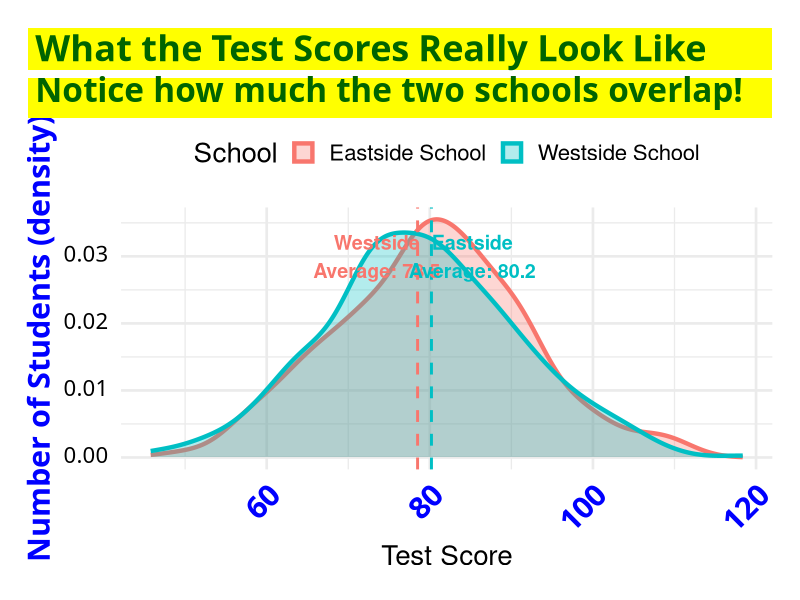
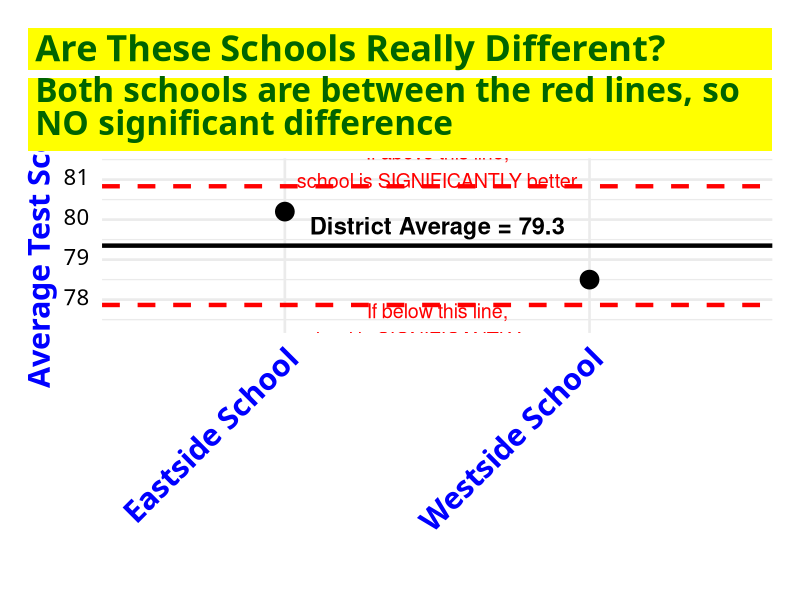
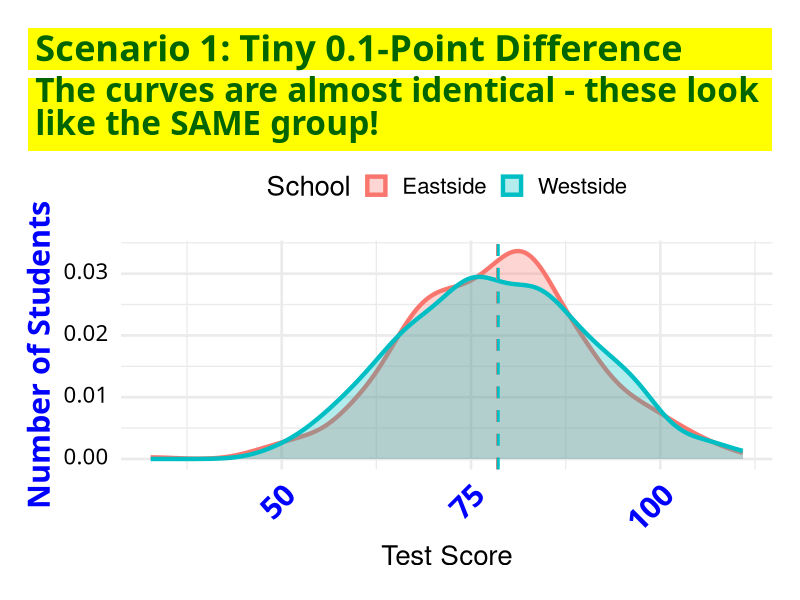
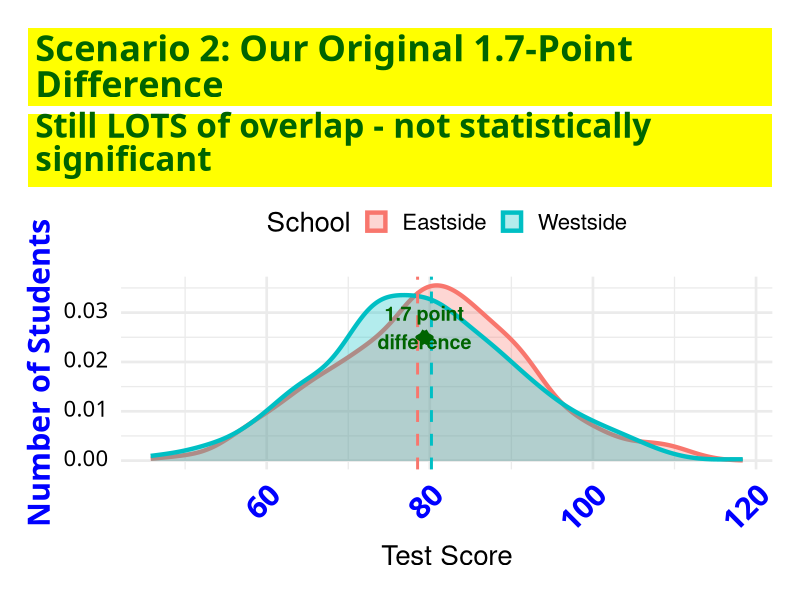
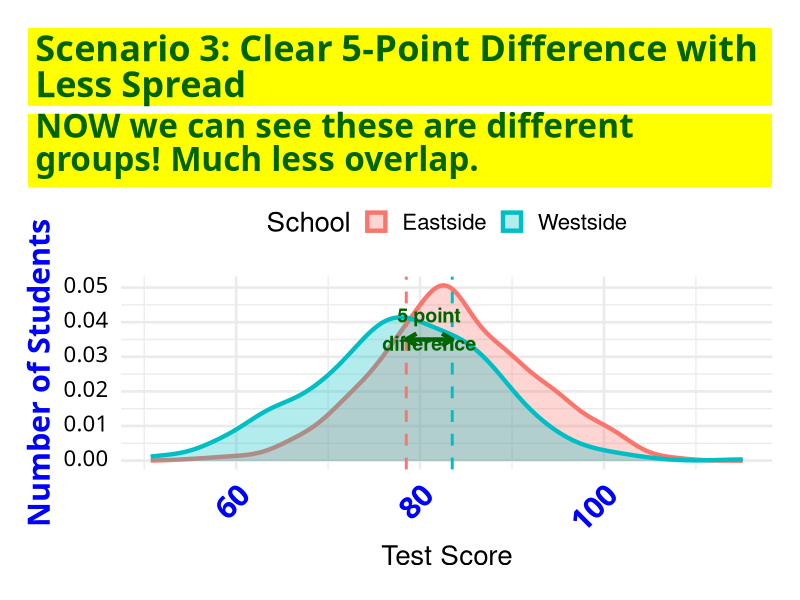
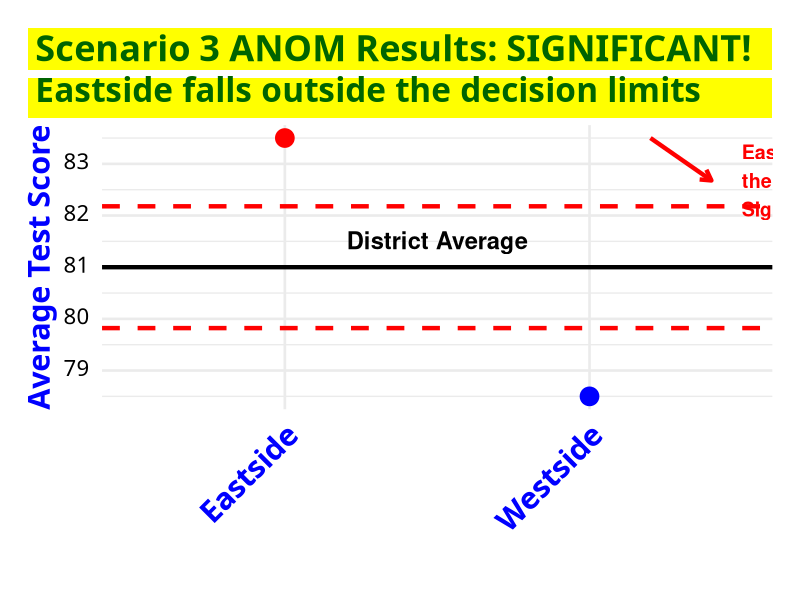
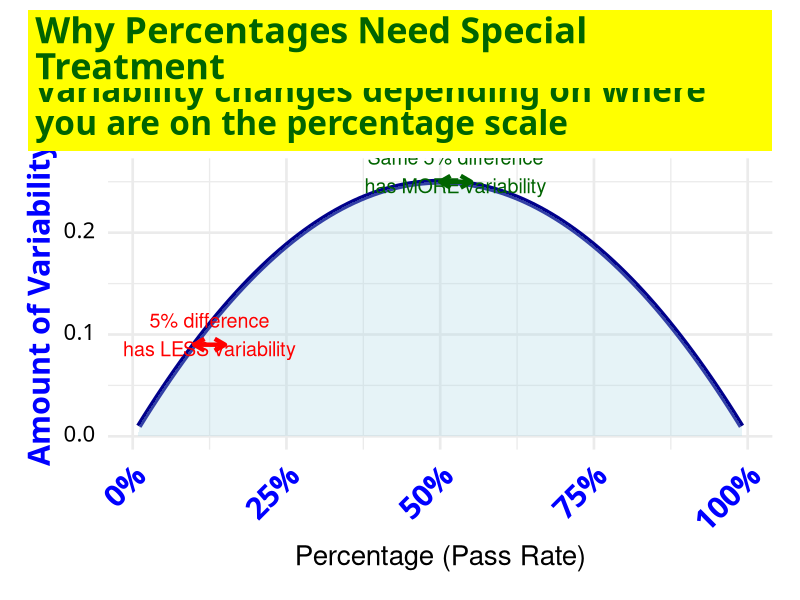

Reproduce these figures in R, in order.
## ---- chunk 1
#| label: setup
#| include: false
# R version 4.4.3 (2025-02-28)
# Platform: x86_64-apple-darwin20
# Running under: macOS Sequoia 15.6.1
# Rstudio 2025.9.2.418 (Cucumberleaf Sunflower)
# 

# Prevent scientific notation globally
options(scipen = 999)
options(device = "quartz")  # macOS native graphics device
options(tigris_use_cache = TRUE)

# install.packages(c("mapview", "survey", "srvyr", "arcgislayers"))

# census_api_key("95496766c51541ee6f402c1e1a8658581285b759", install = TRUE, overwrite = TRUE)


# load libraries



# Force dplyr's select to take precedence
select <- dplyr::select
filter <- dplyr::filter


# Set global theme for consistent plots
ggplot2::theme_set(
  ggplot2::theme_minimal(base_size = 20) + 
    ggplot2::theme(
      axis.text.x = ggtext::element_markdown(
        family = "Cabin",
        face = "bold",
        color = "blue",
        size = 22,
        angle = 45,
        hjust = 1),
      axis.title.y = ggtext::element_markdown(
        family = "Cabin",
        face = "bold",
        color = "blue",
        size = 22),
      plot.title.position = "plot",
      plot.title = ggtext::element_textbox_simple(
        family = "Cabin",
        face = "bold",
        color = "darkgreen",
        size = 26,
        fill = "yellow",
        lineheight = 1.0,
        padding = ggplot2::margin(5.5, 5.5, 0.0, 5.5),
        margin = ggplot2::margin(0, 0, 5.5, 0)
      ),
      plot.subtitle = ggtext::element_textbox_simple(
        family = "Cabin",
        color = "darkgreen",
        face = "bold",
        size = 24,
        fill = "yellow",
        lineheight = 1.0,
        padding = ggplot2::margin(0.0, 5.5, 5.5, 5.5),
        margin = ggplot2::margin(0, 0, 5.5, 0)
      ),
      plot.caption = ggtext::element_markdown(
        family = "Cabin",
        size = 16,
        hjust = 1,
        color = "darkblue",
        face = "italic",
        fill = "yellow",
        lineheight = 1.0
      ),
      strip.text = ggtext::element_markdown(
        family = "Cabin",
        color = "orange",
        size = ggplot2::rel(1.1),
        face = "italic",
        margin = ggplot2::margin(2, 
                                 0, 
                                 0.5,
                                 0,
                                 "lines")),
      axis.text = ggtext::element_markdown(
        family = "Cabin",
        color = "black"),
      panel.background = ggplot2::element_rect(fill = "white", color = NA),
      plot.background = ggplot2::element_rect(fill = "white", color = NA),
      legend.position = "bottom",
      panel.spacing.x = grid::unit(1.5,
                                   "cm"),
      panel.spacing.y = grid::unit(1.5,
                                   "cm"),
      plot.margin = ggplot2::margin(20,
                                    20,
                                    20,
                                    20,
                                    "pt")
  )
)




# Set seed for reproducibility
set.seed(123)

## ---- chunk 2
#| echo: false
#| warning: false
#| fig-height: 8

# Set parameters for our story
westside_mean <- 78.5
westside_sd <- 12.3
eastside_mean <- 80.2
eastside_sd <- 11.6
n_students <- 500

# Generate actual student scores for visualization
westside_scores <- stats::rnorm(n = n_students,
                                mean = westside_mean,
                                sd = westside_sd)
eastside_scores <- stats::rnorm(n = n_students,
                                mean = eastside_mean,
                                sd = eastside_sd)

# Create a data frame for plotting
scores_df <- data.frame(
  score = c(westside_scores, eastside_scores),
  school = rep(c("Westside School", "Eastside School"),
               each = n_students))

# Create overlapping density plot
ggplot2::ggplot(data = scores_df,
                mapping = ggplot2::aes(x = score,
                                       fill = school,
                                       color = school)) +
  ggplot2::geom_density(alpha = 0.3,
                        linewidth = 1.5) +
  ggplot2::geom_vline(xintercept = westside_mean,
                      color = "#F8766D",
                      linetype = "dashed",
                      linewidth = 1) +
  ggplot2::geom_vline(xintercept = eastside_mean,
                      color = "#00BFC4",
                      linetype = "dashed",
                      linewidth = 1) +
  ggplot2::annotate(geom = "text",
                    x = westside_mean - 5,
                    y = 0.030,
                    label = paste("Westside\nAverage:", westside_mean),
                    size = 5,
                    color = "#F8766D",
                    fontface = "bold") +
  ggplot2::annotate(geom = "text",
                    x = eastside_mean + 5,
                    y = 0.030,
                    label = paste("Eastside\nAverage:", eastside_mean),
                    size = 5,
                    color = "#00BFC4",
                    fontface = "bold") +
  ggplot2::labs(
    title = "What the Test Scores Really Look Like",
    subtitle = "Notice how much the two schools overlap!",
    x = "Test Score",
    y = "Number of Students (density)",
    fill = "School",
    color = "School") +
  ggplot2::theme(legend.position = "top")

## ---- chunk 3
#| echo: false
#| warning: false

# Calculate overall average across both schools
overall_n <- n_students * 2
overall_mean <- (westside_mean * n_students + eastside_mean * n_students) / overall_n

# Calculate pooled standard deviation
pooled_sd <- sqrt(((n_students - 1) * westside_sd^2 + 
                   (n_students - 1) * eastside_sd^2) /
                  (n_students * 2 - 2))

# Calculate critical value
alpha <- 0.05
critical_value <- stats::qt(1 - alpha / 2,
                            df = n_students * 2 - 2)

# Calculate decision limits
upper_limit <- overall_mean + critical_value * pooled_sd * 
  sqrt(1 / n_students + 1 / n_students)
lower_limit <- overall_mean - critical_value * pooled_sd * 
  sqrt(1 / n_students + 1 / n_students)

# Create data frame for ANOM plot
anom_df <- data.frame(
  school = c("Westside School", "Eastside School"),
  mean = c(westside_mean, eastside_mean),
  n = c(n_students, n_students))

anom_df$significant <- (anom_df$mean > upper_limit) | 
  (anom_df$mean < lower_limit)

# Create ANOM plot
ggplot2::ggplot(data = anom_df,
                mapping = ggplot2::aes(x = school,
                                       y = mean,
                                       color = significant)) +
  ggplot2::geom_point(size = 6) +
  ggplot2::geom_hline(yintercept = overall_mean,
                      linetype = "solid",
                      linewidth = 1.5) +
  ggplot2::geom_hline(yintercept = upper_limit,
                      linetype = "dashed",
                      linewidth = 1.5,
                      color = "red") +
  ggplot2::geom_hline(yintercept = lower_limit,
                      linetype = "dashed",
                      linewidth = 1.5,
                      color = "red") +
  ggplot2::annotate(geom = "text",
                    x = 1.5,
                    y = overall_mean + 0.5,
                    label = paste("District Average =", round(overall_mean, 1)),
                    size = 6,
                    fontface = "bold") +
  ggplot2::annotate(geom = "text",
                    x = 1.5,
                    y = upper_limit + 0.5,
                    label = "If above this line,\nschool is SIGNIFICANTLY better",
                    size = 5,
                    color = "red") +
  ggplot2::annotate(geom = "text",
                    x = 1.5,
                    y = lower_limit - 0.5,
                    label = "If below this line,\nschool is SIGNIFICANTLY worse",
                    size = 5,
                    color = "red") +
  ggplot2::scale_color_manual(values = c("black", "red")) +
  ggplot2::labs(
    title = "Are These Schools Really Different?",
    subtitle = "Both schools are between the red lines, so NO significant difference",
    y = "Average Test Score",
    x = "") +
  ggplot2::theme(legend.position = "none")

## ---- chunk 4
#| echo: false
#| warning: false

cohens_d <- (eastside_mean - westside_mean) / pooled_sd
overlap_pct <- 2 * stats::pnorm(-abs(cohens_d) / 2) * 100

results_df <- data.frame(
  "What We're Looking At" = c(
    "District Average",
    "Westside Average",
    "Eastside Average",
    "Difference",
    "Upper Decision Limit",
    "Lower Decision Limit",
    "Percent of Scores That Overlap",
    "Is the difference significant?"),
  "The Numbers" = c(
    round(overall_mean, 1),
    westside_mean,
    eastside_mean,
    round(eastside_mean - westside_mean, 1),
    round(upper_limit, 1),
    round(lower_limit, 1),
    paste0(round(overlap_pct, 0), "%"),
    "NO - Too small to be sure it's real"))

results_df |>
  flextable::flextable() |>
  flextable::set_header_labels(
    What.We.re.Looking.At = "What We're Looking At",
    The.Numbers = "The Numbers") |>
  flextable::theme_booktabs() |>
  flextable::width(j = 1, width = 3) |>
  flextable::width(j = 2, width = 2) |>
  flextable::align(align = "left", part = "all") |>
  flextable::bold(part = "header") |>
  flextable::bg(i = 8, bg = "#FFE4B5", part = "body") |>
  flextable::bold(i = 8, part = "body")

## ---- chunk 5
#| echo: false
#| warning: false
#| fig-height: 8

# Scenario 1: Very small difference
west_mean_s1 <- 78.5
east_mean_s1 <- 78.6  # Only 0.1 difference!
sd_both_s1 <- 12.0

# Generate scores
west_scores_s1 <- stats::rnorm(n = n_students,
                               mean = west_mean_s1,
                               sd = sd_both_s1)
east_scores_s1 <- stats::rnorm(n = n_students,
                               mean = east_mean_s1,
                               sd = sd_both_s1)

scores_s1 <- data.frame(
  score = c(west_scores_s1, east_scores_s1),
  school = rep(c("Westside", "Eastside"),
               each = n_students))

# Plot
ggplot2::ggplot(data = scores_s1,
                mapping = ggplot2::aes(x = score,
                                       fill = school,
                                       color = school)) +
  ggplot2::geom_density(alpha = 0.3,
                        linewidth = 1.5) +
  ggplot2::geom_vline(xintercept = west_mean_s1,
                      color = "#F8766D",
                      linetype = "dashed",
                      linewidth = 1) +
  ggplot2::geom_vline(xintercept = east_mean_s1,
                      color = "#00BFC4",
                      linetype = "dashed",
                      linewidth = 1) +
  ggplot2::labs(
    title = "Scenario 1: Tiny 0.1-Point Difference",
    subtitle = "The curves are almost identical - these look like the SAME group!",
    x = "Test Score",
    y = "Number of Students",
    fill = "School",
    color = "School") +
  ggplot2::theme(legend.position = "top")

## ---- chunk 6
#| echo: false
#| warning: false
#| fig-height: 8

# Back to original scenario
scores_s2 <- data.frame(
  score = c(westside_scores, eastside_scores),
  school = rep(c("Westside", "Eastside"),
               each = n_students))

ggplot2::ggplot(data = scores_s2,
                mapping = ggplot2::aes(x = score,
                                       fill = school,
                                       color = school)) +
  ggplot2::geom_density(alpha = 0.3,
                        linewidth = 1.5) +
  ggplot2::geom_vline(xintercept = westside_mean,
                      color = "#F8766D",
                      linetype = "dashed",
                      linewidth = 1) +
  ggplot2::geom_vline(xintercept = eastside_mean,
                      color = "#00BFC4",
                      linetype = "dashed",
                      linewidth = 1) +
  ggplot2::annotate(geom = "segment",
                    x = westside_mean,
                    xend = eastside_mean,
                    y = 0.025,
                    yend = 0.025,
                    arrow = grid::arrow(ends = "both",
                                       length = grid::unit(0.3, "cm")),
                    color = "darkgreen",
                    linewidth = 1.5) +
  ggplot2::annotate(geom = "text",
                    x = (westside_mean + eastside_mean) / 2,
                    y = 0.027,
                    label = "1.7 point\ndifference",
                    size = 5,
                    color = "darkgreen",
                    fontface = "bold") +
  ggplot2::labs(
    title = "Scenario 2: Our Original 1.7-Point Difference",
    subtitle = "Still LOTS of overlap - not statistically significant",
    x = "Test Score",
    y = "Number of Students",
    fill = "School",
    color = "School") +
  ggplot2::theme(legend.position = "top")

## ---- chunk 7
#| echo: false
#| warning: false
#| fig-height: 8

# Scenario 3: Larger difference with less spread
west_mean_s3 <- 78.5
east_mean_s3 <- 83.5  # 5 point difference
sd_both_s3 <- 9.5     # Less spread

# Generate scores
west_scores_s3 <- stats::rnorm(n = n_students,
                               mean = west_mean_s3,
                               sd = sd_both_s3)
east_scores_s3 <- stats::rnorm(n = n_students,
                               mean = east_mean_s3,
                               sd = sd_both_s3)

scores_s3 <- data.frame(
  score = c(west_scores_s3, east_scores_s3),
  school = rep(c("Westside", "Eastside"),
               each = n_students))

# Plot
ggplot2::ggplot(data = scores_s3,
                mapping = ggplot2::aes(x = score,
                                       fill = school,
                                       color = school)) +
  ggplot2::geom_density(alpha = 0.3,
                        linewidth = 1.5) +
  ggplot2::geom_vline(xintercept = west_mean_s3,
                      color = "#F8766D",
                      linetype = "dashed",
                      linewidth = 1) +
  ggplot2::geom_vline(xintercept = east_mean_s3,
                      color = "#00BFC4",
                      linetype = "dashed",
                      linewidth = 1) +
  ggplot2::annotate(geom = "segment",
                    x = west_mean_s3,
                    xend = east_mean_s3,
                    y = 0.035,
                    yend = 0.035,
                    arrow = grid::arrow(ends = "both",
                                       length = grid::unit(0.3, "cm")),
                    color = "darkgreen",
                    linewidth = 1.5) +
  ggplot2::annotate(geom = "text",
                    x = (west_mean_s3 + east_mean_s3) / 2,
                    y = 0.038,
                    label = "5 point\ndifference",
                    size = 5,
                    color = "darkgreen",
                    fontface = "bold") +
  ggplot2::labs(
    title = "Scenario 3: Clear 5-Point Difference with Less Spread",
    subtitle = "NOW we can see these are different groups! Much less overlap.",
    x = "Test Score",
    y = "Number of Students",
    fill = "School",
    color = "School") +
  ggplot2::theme(legend.position = "top")

## ---- chunk 8
#| echo: false
#| warning: false

# Calculate stats for scenario 3
overall_mean_s3 <- (west_mean_s3 + east_mean_s3) / 2
pooled_sd_s3 <- sd_both_s3
critical_value_s3 <- stats::qt(0.975,
                               df = n_students * 2 - 2)
upper_limit_s3 <- overall_mean_s3 + critical_value_s3 * pooled_sd_s3 * 
  sqrt(2 / n_students)
lower_limit_s3 <- overall_mean_s3 - critical_value_s3 * pooled_sd_s3 * 
  sqrt(2 / n_students)

anom_df_s3 <- data.frame(
  school = c("Westside", "Eastside"),
  mean = c(west_mean_s3, east_mean_s3))

# ANOM plot for scenario 3
ggplot2::ggplot(data = anom_df_s3,
                mapping = ggplot2::aes(x = school,
                                       y = mean)) +
  ggplot2::geom_point(size = 6,
                      color = c("blue", "red")) +
  ggplot2::geom_hline(yintercept = overall_mean_s3,
                      linetype = "solid",
                      linewidth = 1.5) +
  ggplot2::geom_hline(yintercept = upper_limit_s3,
                      linetype = "dashed",
                      linewidth = 1.5,
                      color = "red") +
  ggplot2::geom_hline(yintercept = lower_limit_s3,
                      linetype = "dashed",
                      linewidth = 1.5,
                      color = "red") +
  ggplot2::annotate(geom = "text",
                    x = 1.5,
                    y = overall_mean_s3,
                    label = "District Average",
                    size = 6,
                    fontface = "bold",
                    vjust = -1) +
  ggplot2::annotate(geom = "segment",
                    x = 2.2,
                    xend = 2.4,
                    y = east_mean_s3,
                    yend = upper_limit_s3 + 0.5,
                    arrow = grid::arrow(length = grid::unit(0.3, "cm")),
                    color = "red",
                    linewidth = 1.5) +
  ggplot2::annotate(geom = "text",
                    x = 2.5,
                    y = upper_limit_s3 + 0.5,
                    label = "Eastside is ABOVE\nthe red line!\nSignificant difference!",
                    size = 5,
                    color = "red",
                    fontface = "bold",
                    hjust = 0) +
  ggplot2::labs(
    title = "Scenario 3 ANOM Results: SIGNIFICANT!",
    subtitle = "Eastside falls outside the decision limits",
    y = "Average Test Score",
    x = "") 


## ---- chunk 9
#| echo: false
#| warning: false

cohens_d_s1 <- 0.1 / sd_both_s1
cohens_d_s2 <- (eastside_mean - westside_mean) / pooled_sd
cohens_d_s3 <- (east_mean_s3 - west_mean_s3) / pooled_sd_s3

overlap_s1 <- 2 * stats::pnorm(-abs(cohens_d_s1) / 2) * 100
overlap_s2 <- 2 * stats::pnorm(-abs(cohens_d_s2) / 2) * 100
overlap_s3 <- 2 * stats::pnorm(-abs(cohens_d_s3) / 2) * 100

comparison_df <- data.frame(
  "Scenario" = c(
    "1: Tiny Difference",
    "2: Small Difference (Our Original)",
    "3: Clear Difference"),
  "Difference in Averages" = c("0.1 points", "1.7 points", "5.0 points"),
  "How Spread Out Scores Are" = c("Very spread (SD=12)", 
                                   "Very spread (SD=12)", 
                                   "Less spread (SD=9.5)"),
  "Percent Overlap" = c(
    paste0(round(overlap_s1, 0), "%"),
    paste0(round(overlap_s2, 0), "%"),
    paste0(round(overlap_s3, 0), "%")),
  "Can We Detect It?" = c("NO", "NO", "YES!"))

comparison_df |>
  flextable::flextable() |>
  flextable::set_header_labels(
    Scenario = "Scenario",
    Difference.in.Averages = "Difference in Averages",
    How.Spread.Out.Scores.Are = "How Spread Out Scores Are",
    Percent.Overlap = "Percent Overlap",
    Can.We.Detect.It. = "Can We Detect It?") |>
  flextable::theme_booktabs() |>
  flextable::width(j = 1, width = 2) |>
  flextable::width(j = 2:5, width = 1.5) |>
  flextable::align(align = "center", part = "body") |>
  flextable::align(align = "left", j = 1, part = "body") |>
  flextable::bold(part = "header") |>
  flextable::bg(i = 3, bg = "#90EE90", part = "body") |>
  flextable::bold(i = 3, j = 5, part = "body")

## ---- chunk 10
#| echo: false
#| warning: false
#| fig-height: 8

# Create visualization of why percentages are tricky
percent_data <- data.frame(
  percentage = seq(0.01, 0.99, by = 0.01))

percent_data$variance <- percent_data$percentage * (1 - percent_data$percentage)

ggplot2::ggplot(data = percent_data,
                mapping = ggplot2::aes(x = percentage,
                                       y = variance)) +
  ggplot2::geom_line(linewidth = 2,
                     color = "darkblue") +
  ggplot2::geom_area(alpha = 0.3,
                     fill = "lightblue") +
  ggplot2::annotate(geom = "segment",
                    x = 0.10,
                    xend = 0.15,
                    y = 0.09,
                    yend = 0.09,
                    arrow = grid::arrow(ends = "both",
                                       length = grid::unit(0.3, "cm")),
                    color = "red",
                    linewidth = 1.5) +
  ggplot2::annotate(geom = "text",
                    x = 0.125,
                    y = 0.10,
                    label = "5% difference\nhas LESS variability",
                    size = 5,
                    color = "red") +
  ggplot2::annotate(geom = "segment",
                    x = 0.50,
                    xend = 0.55,
                    y = 0.25,
                    yend = 0.25,
                    arrow = grid::arrow(ends = "both",
                                       length = grid::unit(0.3, "cm")),
                    color = "darkgreen",
                    linewidth = 1.5) +
  ggplot2::annotate(geom = "text",
                    x = 0.525,
                    y = 0.26,
                    label = "Same 5% difference\nhas MORE variability",
                    size = 5,
                    color = "darkgreen") +
  ggplot2::scale_x_continuous(labels = scales::percent_format()) +
  ggplot2::labs(
    title = "Why Percentages Need Special Treatment",
    subtitle = "Variability changes depending on where you are on the percentage scale",
    x = "Percentage (Pass Rate)",
    y = "Amount of Variability") +
  ggplot2::theme(legend.position = "none")

## ---- chunk 11
#| echo: false
#| warning: false

# Example with moderate proportions (transformation not critical)
prop1_mod <- 0.45
prop2_mod <- 0.50

# Example with extreme proportions (transformation critical)
prop1_ext <- 0.05
prop2_ext <- 0.08

# Calculate for both methods
standard_mod <- c(prop1_mod, prop2_mod)
arcsin_mod <- sin(asin(sqrt(standard_mod)))^2

standard_ext <- c(prop1_ext, prop2_ext)
arcsin_ext <- sin(asin(sqrt(standard_ext)))^2

method_guide <- data.frame(
  "Percentage Range" = c(
    "15% to 85%",
    "Below 15% or Above 85%"),
  "Example" = c(
    "45% vs 50% pass rate",
    "5% vs 8% pass rate"),
  "Which Method?" = c(
    "Either method works fine",
    "MUST use arcsine transformation"),
  "Why?" = c(
    "Variability is fairly constant",
    "Variability changes too much; regular methods give wrong answers"))

method_guide |>
  flextable::flextable() |>
  flextable::set_header_labels(
    Percentage.Range = "Percentage Range",
    Example = "Example",
    Which.Method. = "Which Method?",
    Why. = "Why?") |>
  flextable::theme_booktabs() |>
  flextable::width(j = 1, width = 1.5) |>
  flextable::width(j = 2:4, width = 2) |>
  flextable::align(align = "left", part = "all") |>
  flextable::bold(part = "header") |>
  flextable::bg(i = 2, bg = "#FFE4B5", part = "body")
